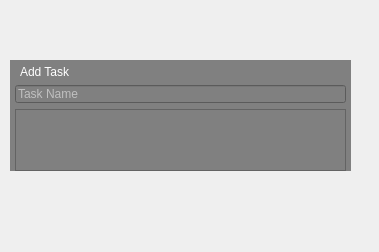
<?xml version="1.0" encoding="UTF-8"?>
<ui version="4.0">
 <class>Form</class>
 <widget class="QWidget" name="Form">
  <property name="geometry">
   <rect>
    <x>0</x>
    <y>0</y>
    <width>379</width>
    <height>252</height>
   </rect>
  </property>
  <property name="windowTitle">
   <string>Form</string>
  </property>
  <widget class="QFrame" name="frame_3">
   <property name="geometry">
    <rect>
     <x>10</x>
     <y>60</y>
     <width>341</width>
     <height>111</height>
    </rect>
   </property>
   <property name="styleSheet">
    <string notr="true">background-color: grey</string>
   </property>
   <property name="frameShape">
    <enum>QFrame::StyledPanel</enum>
   </property>
   <property name="frameShadow">
    <enum>QFrame::Raised</enum>
   </property>
   <widget class="QWidget" name="verticalLayoutWidget_2">
    <property name="geometry">
     <rect>
      <x>0</x>
      <y>0</y>
      <width>341</width>
      <height>111</height>
     </rect>
    </property>
    <layout class="QVBoxLayout" name="verticalLayout_2">
     <property name="sizeConstraint">
      <enum>QLayout::SetDefaultConstraint</enum>
     </property>
     <item>
      <widget class="QLabel" name="label">
       <property name="styleSheet">
        <string notr="true">color: white; margin-left: 5px; padding-left: 5px; padding-top: 5px</string>
       </property>
       <property name="text">
        <string>Add Task</string>
       </property>
       <property name="alignment">
        <set>Qt::AlignLeading|Qt::AlignLeft|Qt::AlignVCenter</set>
       </property>
       <property name="margin">
        <number>0</number>
       </property>
       <property name="indent">
        <number>0</number>
       </property>
      </widget>
     </item>
     <item>
      <widget class="QLineEdit" name="lineEdit">
       <property name="styleSheet">
        <string notr="true">color: white; margin-left: 5px; margin-right: 5px;</string>
       </property>
       <property name="placeholderText">
        <string>Task Name</string>
       </property>
      </widget>
     </item>
     <item>
      <widget class="QTextEdit" name="textEdit">
       <property name="maximumSize">
        <size>
         <width>1157</width>
         <height>16777215</height>
        </size>
       </property>
       <property name="accessibleName">
        <string>d</string>
       </property>
       <property name="accessibleDescription">
        <string>d</string>
       </property>
       <property name="styleSheet">
        <string notr="true">color: white; margin-left: 5px; margin-right: 5px;</string>
       </property>
      </widget>
     </item>
    </layout>
   </widget>
  </widget>
 </widget>
 <resources/>
 <connections/>
</ui>
